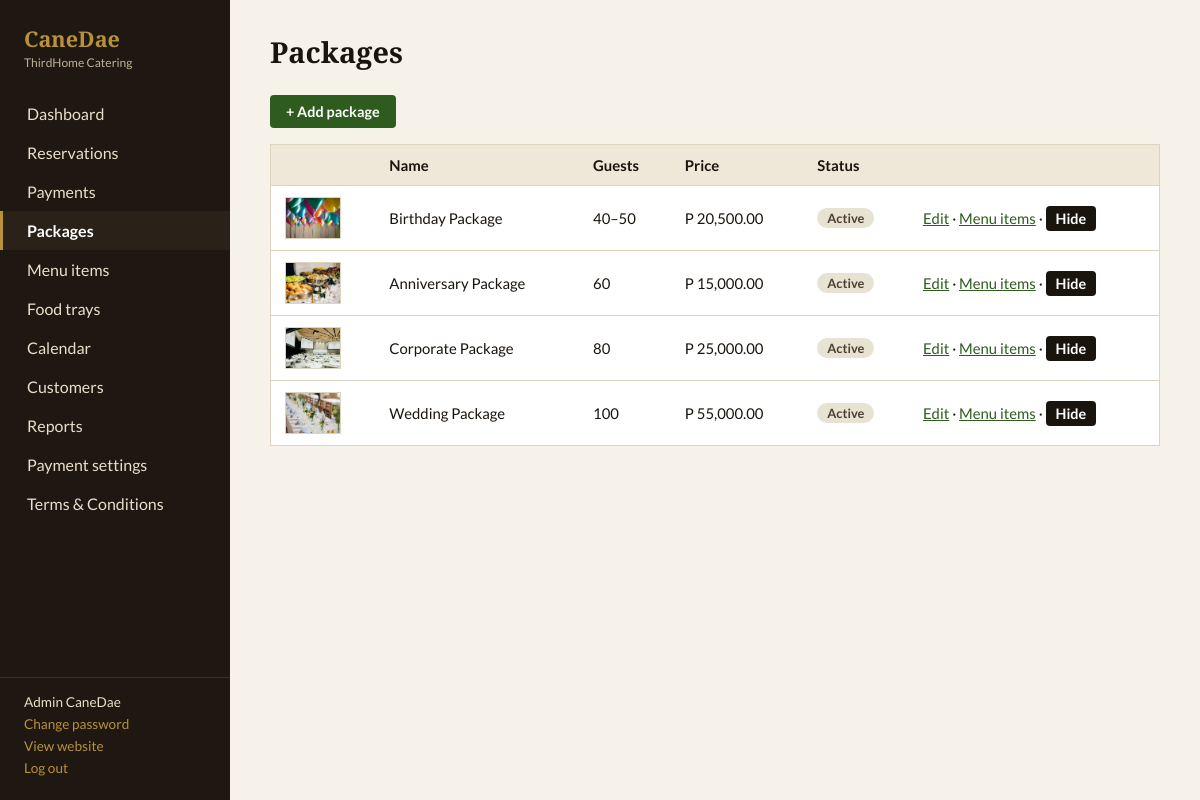
/canedae/admin/packages.php (signed in), run on the app's committed database.
### tables this page shows
CREATE TABLE IF NOT EXISTS packages (
    id INT AUTO_INCREMENT PRIMARY KEY,
    name VARCHAR(150) NOT NULL,
    description TEXT,
    pax_min INT DEFAULT 0,
    pax_max INT DEFAULT 0,
    price_min DECIMAL(12,2) DEFAULT 0.00,
    price_max DECIMAL(12,2) DEFAULT 0.00,
    image VARCHAR(255),
    inclusions TEXT,
    is_active TINYINT(1) DEFAULT 1,
    created_at TIMESTAMP DEFAULT CURRENT_TIMESTAMP
);

### canedae/config/db.php (called while the page is built, shortened)
<?php
function formatPrice($amount) {
    return 'P ' . number_format($amount, 2);
}
?>

### canedae/admin/packages.php (the view, shortened to what this page needs)
<?php
require_once __DIR__ . '/includes/admin_guard.php';
$db = getDB();
$rows = $db->query("SELECT * FROM packages ORDER BY id")->fetchAll();
include __DIR__ . '/includes/admin_header.php';
?>
<p><a class="btn btn-green" href="?new=1">+ Add package</a></p>
<div class="table-wrap"><table>
  <tr><th></th><th>Name</th><th>Guests</th><th>Price</th><th>Status</th><th></th></tr>
  <?php foreach ($rows as $r): ?>
  <tr>
    <td><?php if ($r['image']): ?><img class="thumb" src="<?php echo e(BASE_URL . $r['image']); ?>" alt=""><?php endif; ?></td>
    <td><?php echo e($r['name']); ?></td>
    <td><?php echo (int)$r['pax_min']; ?><?php echo $r['pax_max'] != $r['pax_min'] ? '–' . (int)$r['pax_max'] : ''; ?></td>
    <td><?php echo e(formatPrice($r['price_min'])); ?></td>
    <td><?php echo statusPill($r['is_active'] ? 'Active' : 'Hidden'); ?></td>
    <td>
      <a href="?edit=<?php echo (int)$r['id']; ?>">Edit</a> ·
      <a href="menu.php?package_id=<?php echo (int)$r['id']; ?>">Menu items</a> ·
      <form method="POST" class="inline"><?php echo csrf_field(); ?><input type="hidden" name="id" value="<?php echo (int)$r['id']; ?>">
        <button class="btn" name="action" value="toggle"><?php echo $r['is_active'] ? 'Hide' : 'Show'; ?></button></form>
    </td>
  </tr>
  <?php endforeach; ?>
</table></div>
<?php include __DIR__ . '/includes/admin_footer.php'; ?>

### canedae/admin/includes/admin_guard.php (shortened to what this page needs)
<?php
require_once __DIR__ . '/../../config/db.php';
function e($v) { return htmlspecialchars((string)$v, ENT_QUOTES, 'UTF-8'); }
function statusPill($status) {
    return '<span class="pill pill-' . strtolower(preg_replace('/[^a-z]/i', '', $status)) . '">' . e($status) . '</span>';
}

### canedae/admin/assets/css/admin.css (style rules this page uses)
:root { --ink:#1a140e;--forest:#2e5c1e;--gold:#b8923a;--linen:#f6f2e9;--line:#ddd3bf;--side:#1f1812;--muted:#6b5d4a }
* { box-sizing:border-box }
body { margin:0;font-family:'Lato',sans-serif;color:var(--ink);background:var(--linen) }
.table-wrap { overflow-x:auto;background:#fff;border:1px solid var(--line) }
table { width:100%;border-collapse:collapse;min-width:640px }
th,td { text-align:left;padding:11px 14px;border-bottom:1px solid var(--line);font-size:.93rem }
th { background:#efe8d8;font-weight:700 }
tr:last-child td { border-bottom:0 }
.pill { display:inline-block;padding:2px 10px;border-radius:99px;font-size:.8rem;font-weight:700;background:#e8e2d3;color:#4a3e30 }
a { color:var(--forest) }
.btn { display:inline-block;padding:8px 16px;border:0;border-radius:4px;font:700 .9rem 'Lato',sans-serif;cursor:pointer;text-decoration:none;color:#fff;background:var(--ink) }
.btn-green { background:var(--forest) }
.thumb { width:56px;height:42px;object-fit:cover;border:1px solid var(--line);display:block }
.inline { display:inline }
.inline .btn { padding:4px 10px }

### data on the page
packages: image (picture), name "Birthday Package", pax_min "40", pax_max "50", price_min "P 20,500.00", is_active "Hide"
packages: image (picture), name "Anniversary Package", pax_min "60", price_min "P 15,000.00", is_active "Hide"
packages: image (picture), name "Corporate Package", pax_min "80", price_min "P 25,000.00", is_active "Hide"
packages: image (picture), name "Wedding Package", pax_min "100", price_min "P 55,000.00", is_active "Hide"

### other printed values
$label "Dashboard"
$label "Reservations"
$label "Payments"
$label "Packages"
$label "Menu items"
$label "Food trays"
$label "Calendar"
$label "Customers"
$label "Reports"
$label "Payment settings"
$label "Terms & Conditions"
$_SESSION['user_name'] "Admin CaneDae"
$page_title "Packages"
